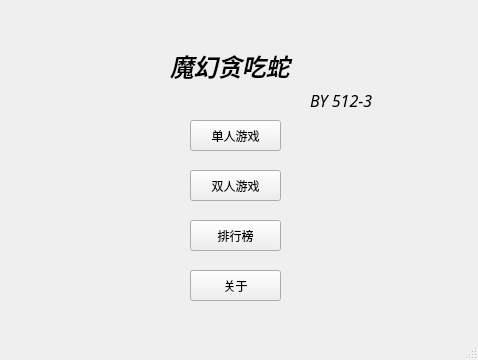
<?xml version="1.0" encoding="UTF-8"?>
<ui version="4.0">
 <class>MainMenu</class>
 <widget class="QMainWindow" name="MainMenu">
  <property name="geometry">
   <rect>
    <x>0</x>
    <y>0</y>
    <width>478</width>
    <height>360</height>
   </rect>
  </property>
  <property name="minimumSize">
   <size>
    <width>478</width>
    <height>360</height>
   </size>
  </property>
  <property name="maximumSize">
   <size>
    <width>478</width>
    <height>360</height>
   </size>
  </property>
  <property name="windowTitle">
   <string>MainWindow</string>
  </property>
  <property name="styleSheet">
   <string notr="true"/>
  </property>
  <widget class="QWidget" name="centralWidget">
   <widget class="QLabel" name="label">
    <property name="geometry">
     <rect>
      <x>170</x>
      <y>40</y>
      <width>141</width>
      <height>51</height>
     </rect>
    </property>
    <property name="font">
     <font>
      <family>微软雅黑 Light</family>
      <pointsize>18</pointsize>
      <weight>75</weight>
      <italic>true</italic>
      <bold>true</bold>
     </font>
    </property>
    <property name="styleSheet">
     <string notr="true"/>
    </property>
    <property name="text">
     <string>魔幻贪吃蛇</string>
    </property>
   </widget>
   <widget class="QPushButton" name="pushButton">
    <property name="geometry">
     <rect>
      <x>190</x>
      <y>120</y>
      <width>91</width>
      <height>31</height>
     </rect>
    </property>
    <property name="text">
     <string>单人游戏</string>
    </property>
   </widget>
   <widget class="QPushButton" name="pushButton_2">
    <property name="geometry">
     <rect>
      <x>190</x>
      <y>170</y>
      <width>91</width>
      <height>31</height>
     </rect>
    </property>
    <property name="text">
     <string>双人游戏</string>
    </property>
   </widget>
   <widget class="QPushButton" name="pushButton_3">
    <property name="geometry">
     <rect>
      <x>190</x>
      <y>220</y>
      <width>91</width>
      <height>31</height>
     </rect>
    </property>
    <property name="text">
     <string>排行榜</string>
    </property>
   </widget>
   <widget class="QPushButton" name="pushButton_4">
    <property name="geometry">
     <rect>
      <x>190</x>
      <y>270</y>
      <width>91</width>
      <height>31</height>
     </rect>
    </property>
    <property name="text">
     <string>关于</string>
    </property>
   </widget>
   <widget class="QLabel" name="label_2">
    <property name="geometry">
     <rect>
      <x>310</x>
      <y>80</y>
      <width>81</width>
      <height>41</height>
     </rect>
    </property>
    <property name="font">
     <font>
      <family>微软雅黑</family>
      <pointsize>12</pointsize>
      <italic>true</italic>
     </font>
    </property>
    <property name="styleSheet">
     <string notr="true"/>
    </property>
    <property name="text">
     <string>BY 512-3</string>
    </property>
   </widget>
  </widget>
  <widget class="QMenuBar" name="menuBar">
   <property name="geometry">
    <rect>
     <x>0</x>
     <y>0</y>
     <width>478</width>
     <height>23</height>
    </rect>
   </property>
  </widget>
  <widget class="QStatusBar" name="statusBar"/>
 </widget>
 <layoutdefault spacing="6" margin="11"/>
 <resources/>
 <connections/>
</ui>
